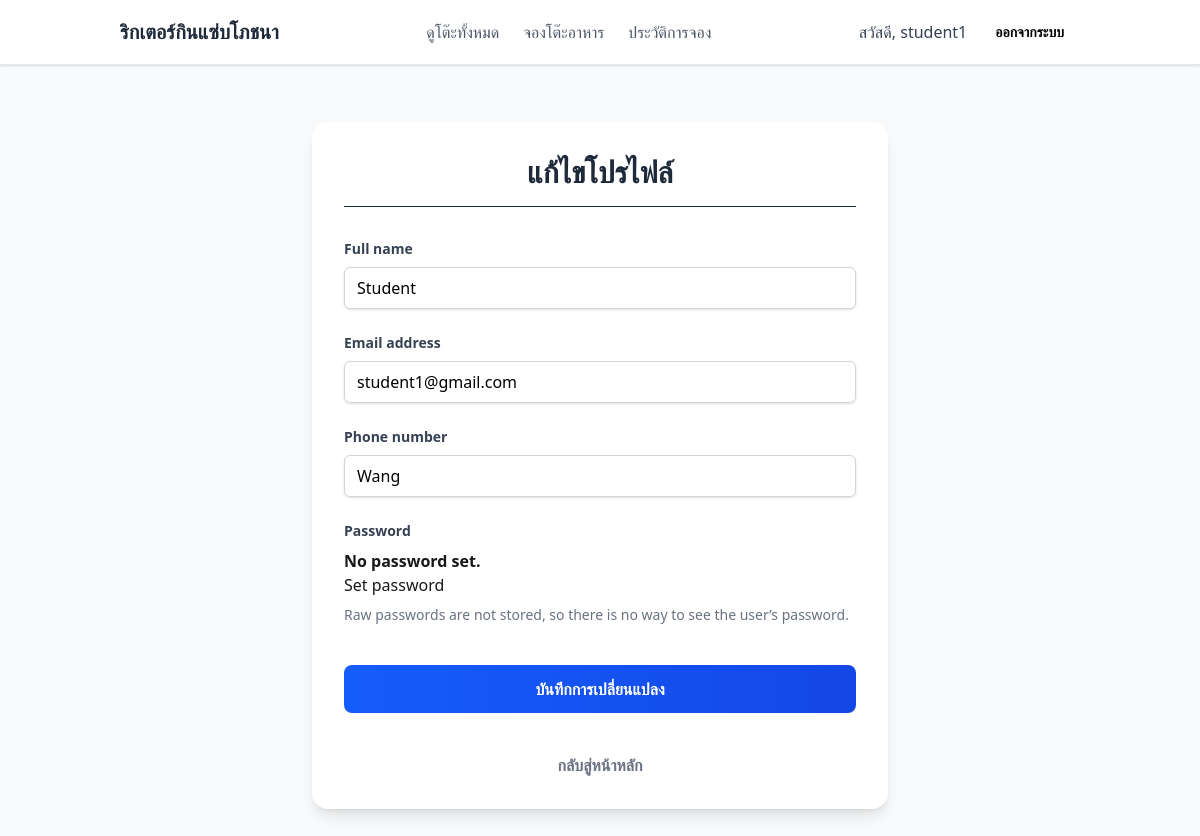
The app's page /accounts/profile/ (signed in), older data.
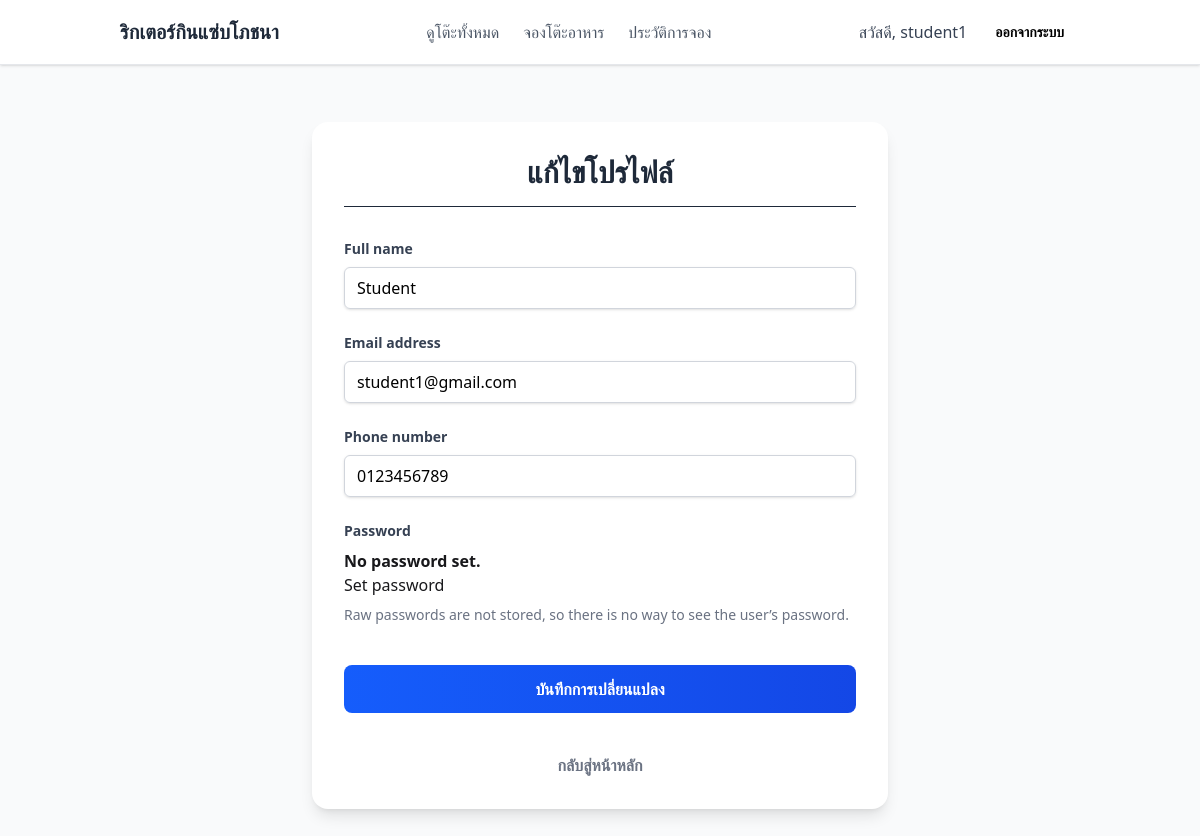
The same page, newer data.
### accounts/models.py (models this page shows, shortened)
class CustomUser(AbstractUser):
    ROLE_CHOICES = (
        ('customer', 'Customer'),
        ('admin', 'Admin'),
    )
    first_name = None
    last_name = None
    full_name = models.CharField(max_length=255)
    phone_number = models.CharField(max_length=20, blank=True, null=True)
    role = models.CharField(max_length=10, choices=ROLE_CHOICES, default='customer')

### accounts/views.py (the view)
# urls.py: path('profile/', ProfileUpdateView.as_view(), name='profile'),
class ProfileUpdateView(LoginRequiredMixin, UpdateView):
    model = CustomUser
    form_class = CustomUserChangeForm
    template_name = 'registration/profile_form.html'
    success_url = reverse_lazy('profile')
    def get_object(self):
        return self.request.user

### accounts/forms.py
class CustomUserChangeForm(UserChangeForm):
    class Meta(UserChangeForm.Meta):
        model = CustomUser
        fields = ('full_name', 'email', 'phone_number')

### templates/registration/profile_form.html (shortened to what this page needs)
{% extends 'base.html' %}
{% block content %}
<div class="min-h-screen flex items-center justify-center px-4 py-12 bg-gray-50">
    <div class="max-w-xl w-full bg-white p-8 rounded-2xl shadow-lg">
        <h2 class="text-3xl font-bold text-center text-gray-800 mb-8 border-b pb-4">แก้ไขโปรไฟล์</h2>
        <form method="post" class="space-y-6">
            {% for field in form %}
                <div>
                    <label for="{{ field.id_for_label }}" class="block text-sm font-semibold text-gray-700 mb-2">
                        {{ field.label }}
                    </label>
                    {{ field }}
                    {% if field.help_text %}
                        <p class="mt-2 text-sm text-gray-500">{{ field.help_text }}</p>
                    {% endif %}
                </div>
            {% endfor %}
            <button type="submit" class="w-full mt-4 bg-gradient-to-r from-blue-600 to-blue-700 text-white font-semibold py-3 px-4 rounded-lg hover:from-blue-700 hover:to-blue-800 focus:outline-none focus:ring-2 focus:ring-blue-500">
                บันทึกการเปลี่ยนแปลง
            </button>
            {% if user.role == 'customer' and not user.is_superuser %}
            <a href="{% url 'table_browse' %}" class="block w-full mt-4 bg-white text-gray-500 text-center font-semibold transition">
                กลับสู่หน้าหลัก
            </a>
            {% endif %}
        </form>
    </div>
</div>
{% endblock %}

### templates/base.html (shortened to what this page needs)
{% load static tailwind_tags %}
<!DOCTYPE html>
<html lang="th">
  <head>
    {% tailwind_css %}
  </head>
  <body class="bg-white min-h-screen">
    <nav class="bg-white shadow-sm border-b border-gray-200 sticky top-0 z-50">
      <div class="container mx-auto px-4 sm:px-6 lg:px-8">
        <div class="flex justify-between items-center h-16">
          <div class="flex items-center">
            <a href="/" class="text-xl font-bold text-gray-800 hover:text-green-600 transition duration-200">
              ริกเตอร์กินแซ่บโภชนา
            </a>
          </div>
          <div class="hidden md:flex items-center space-x-6">
            {% if user.role == 'customer' and not user.is_superuser %}
            <a href="{% url 'table_browse' %}" class="text-gray-600 hover:text-green-600 font-medium transition duration-200">
                 ดูโต๊ะทั้งหมด
             </a>
            <a href="{% url 'booking_create' %}" class="text-gray-600 hover:text-green-600 font-medium transition duration-200">
              จองโต๊ะอาหาร
            </a>
            <a href="{% url 'booking_history' %}" class="text-gray-600 hover:text-green-600 font-medium transition duration-200">
              ประวัติการจอง
            </a>
            {% endif %}
          </div>
          <div class="flex items-center space-x-3">
            {% if user.is_authenticated %}
            <a href="{% url 'profile' %}" class="text-gray-700 hidden sm:inline font-medium hover:text-green-600">
              <span>สวัสดี, {{ user.username }}</span>
            </a>
            <form action="{% url 'logout' %}" method="post">
              <button type="submit" class="px-4 py-2 bg-white text-black text-sm font-semibold rounded-lg hover:bg-red-200 transition duration-200">
                ออกจากระบบ
              </button>
            </form>
            {% endif %}
          </div>
        </div>
      </div>
    </nav>
    <main>
      {% block content %}
      {% endblock %}
    </main>
  </body>
</html>

Row changes from the older to the newer data that the page shows:
changed CustomUser "student1": phone_number "Wang" → "0123456789"
